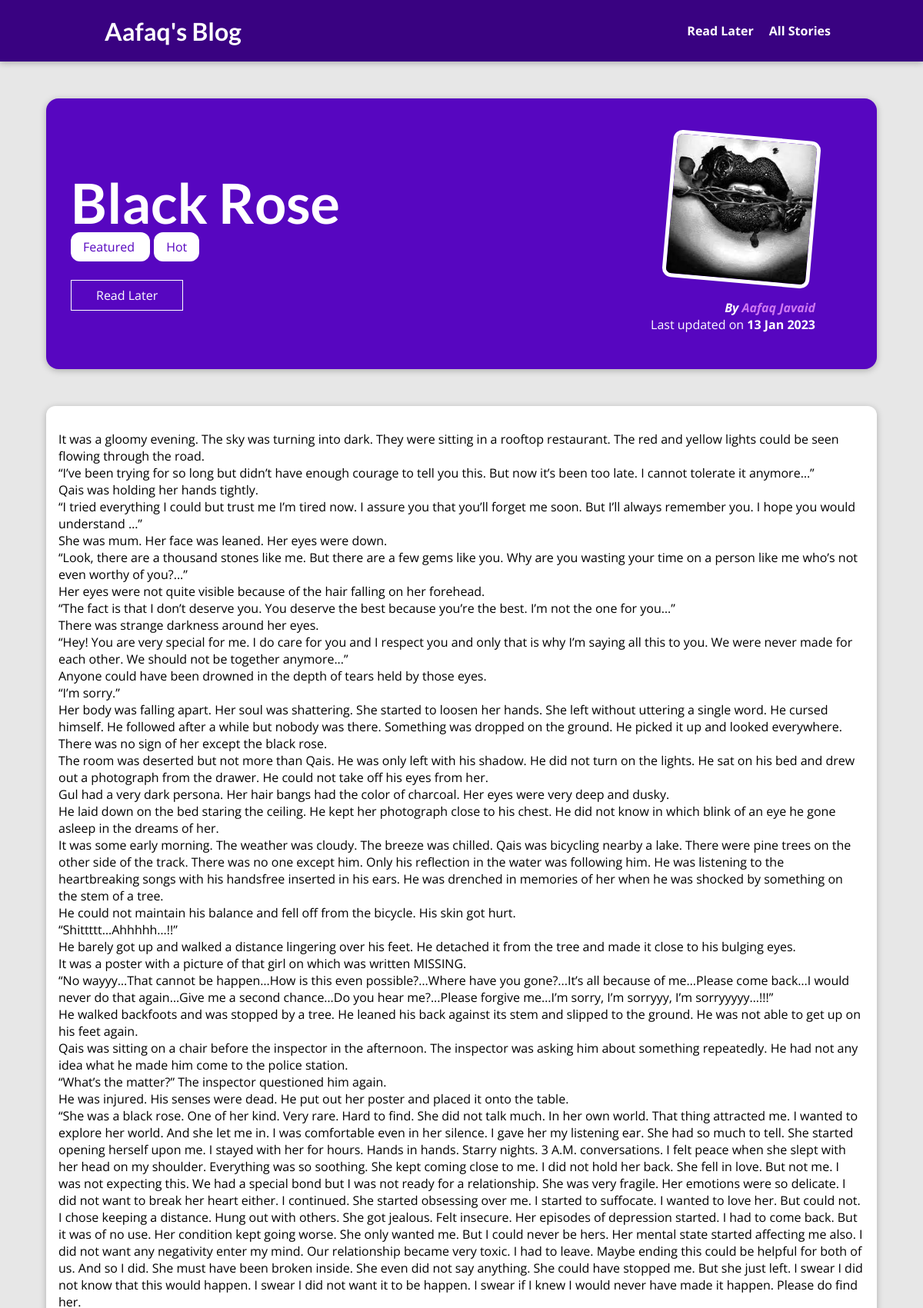
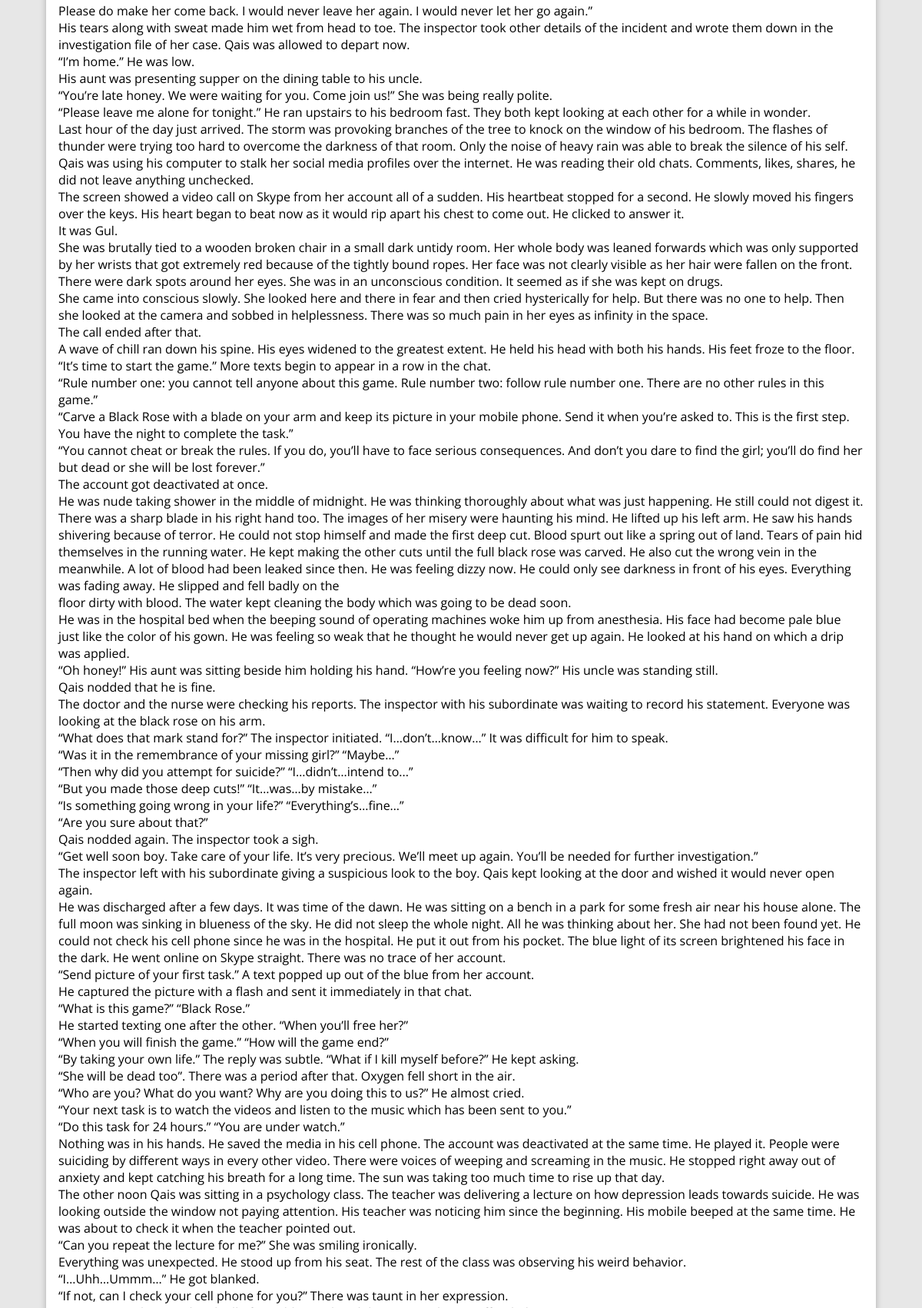
The app's page /posts/black-rose (upper part) with its own data (2 pictures, top to bottom).
### blog/models.py (models this page shows, shortened)
class Post(models.Model):
    title = models.CharField(max_length=100)
    excerpt = models.CharField(max_length=300)
    date = models.DateField(auto_now=True)
    image = models.ImageField(upload_to="images", null=True)
    content = models.TextField(validators=[MinLengthValidator(10)])
    slug = models.SlugField(unique=True, db_index=True)
    author = models.ForeignKey(Author, null=True, on_delete=models.SET_NULL, related_name="posts")
    tag = models.ManyToManyField(Tag, related_name="posts")

class Tag(models.Model):
    caption = models.CharField(max_length=15)

class Author(models.Model):
    first_name = models.CharField(max_length=100)
    last_name = models.CharField(max_length=100)
    email = models.EmailField()
    def __str__(self):
        return self.first_name + " " + self.last_name

### blog/views.py (the view, shortened to what this page needs)
# urls.py: path("posts/<slug:slug>", views.PostDetailView.as_view(), name="post-detail-page"),
class PostDetailView(View):
    def is_stored_post(self, request, post_id):
        stored_posts = request.session.get("stored_posts")
        if stored_posts is not None:
            is_saved_for_later = post_id in stored_posts
        else:
            is_saved_for_later = False
        return is_saved_for_later
    def get(self, request, slug):
        post = Post.objects.get(slug=slug)
        context = {
            "post": post,
            "post_tags": post.tag.all(),
            "comment_form": CommentForm(),
            "comments": post.comments.all().order_by("-id"),
            "saved_for_later": self.is_stored_post(request, post.id)
        }
        return render(request, "blog/post-detail.html", context)

### blog/templates/blog/post-detail.html (shortened to what this page needs)
{% extends "base.html" %}
{% load static %}
{% block css_files %}
<link rel="stylesheet" href="{% static "blog/post-detail.css" %}">
{% endblock %}
{% block content %}
<section id="summary">
    <h2>{{post.title}}</h2>
    <div>
        {% for tag in post_tags %}
            <span class="tag" > {{ tag.caption }} </span>
        {% endfor %}
    </div>
    <div id="read-later">
        <form action="{% url 'read-later-page' %}" method="POST">
            <button>
                {% if saved_for_later %}
                    Remove from Read Later
                {% else %}
                    Read Later
                {% endif %}
            </button>
        </form>
    </div>
    <article>
        <img src="{{ post.image.url }}" alt="{{ post.title }}">
        <address>By <a href="mailto:{{ post.author.email }}"> {{post.author}} </a> </address>
        <div>
            Last updated on <time>{{post.date|date:"d M Y"}}</time>
        </div>
    </article>
</section>
<main>
    {{post.content|linebreaks}}
</main>
{% endblock %}

### static/app.css (style rules this page uses)
* { box-sizing: border-box; }
html { font-family: 'Open Sans', 'Lato', sans-serif; }
body { margin: 0; }
h1, h2, h3 { font-family: 'Lato', sans-serif; font-weight: bold; }

### blog/static/blog/post-detail.css (style rules this page uses)
body { background-color: #e7e7e7; }
#summary { margin: 8rem auto 3rem auto; padding: 2rem; width: 90%; max-width: 90rem; border-radius: 16px; background-color: #5706c0; position: relative; box-shadow: 0 2px 8px rgba(0, 0, 0, 0.25); height: 22rem; }
#summary h2 { color: white; font-size: 4.5rem; margin-bottom: 0.25rem }
#summary article { position: absolute; top: 2rem; right: 3rem; padding: 1rem 2rem; border-radius: 12px; text-align: right; color: white; }
#summary article img { width: 12rem; height: 12rem; border-radius: 12px; transform: rotateZ(5deg); border: 5px solid white; margin-bottom: 1rem; }
#summary address { font-weight: bold; }
#summary a { color: #cf79f1; text-decoration: none; }
#summary time { font-weight: bold; }
#read-later { margin: 2rem 0rem; }
#read-later button { background-color: transparent; border: 1px solid white; padding: 0.5rem 2rem; font: inherit; color: white; cursor: pointer; }
main { width: 90%; max-width: 90rem; margin: 3rem auto; background-color: white; padding: 1rem; border-radius: 12px; box-shadow: 0 2px 8px rgba(0, 0, 0, 0.25); }
.tag { background-color: white; color: #5706c0; padding: 0.5rem 1rem; border-radius: 12px; margin-right: 5px; }

### records on screen
Post: title "Black Rose", image (picture), author "Aafaq Javaid", date "13 Jan 2023", content "It was a gloomy evening. The sky was turning into dark. They were sitting in a rooftop restaurant. The red and yellow lights could be seen flowing through the road. “I’ve been trying for so long but didn’t have enough courage to tell you this. But now it’s been too late. I cannot tolerate it anymore…” Qais was holding her hands tightly. “I tried everything I could but trust me I’m tired now. I assure you that you’ll forget me soon. But I’ll always remember you. I hope you would understand …” She was mum. Her face was leaned. Her eyes were down. “Look, there are a thousand stones like me. But there are a few gems like you. Why are you wasting your time on a person like me who’s not even…"
Tag: caption "Featured"
Tag: caption "Hot"
